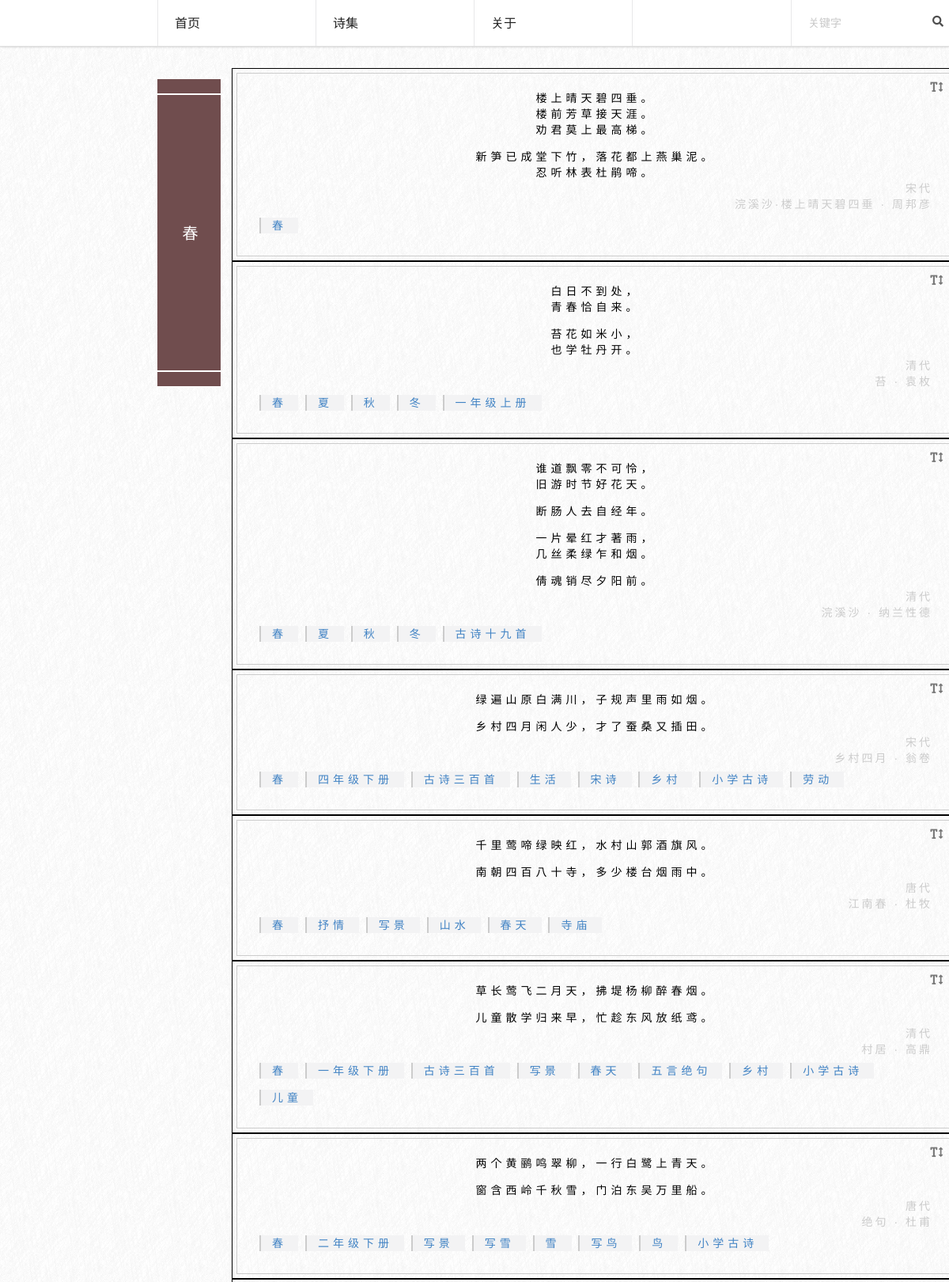
The app's page /list/春/ (upper part) with its own data.
### web/models.py (models this page shows, shortened)
class Tag(models.Model):
    name = models.CharField(max_length=25)
    class Meta:
        db_table = 'tag'

class Poetry(models.Model):
    title = models.CharField(max_length=45)
    author = models.CharField(max_length=20)
    dynasty = models.CharField(max_length=20)
    tags = models.ManyToManyField(Tag)
    content = models.TextField()
    class Meta:
        db_table = 'poetry'

### web/views.py (the view)
# urls.py: url(r'^list/(?P<tag_name>.*)/', list_view),
def list_view(request, tag_name):
    tag = Tag.objects.filter(name=tag_name).first()
    poetrys = Poetry.objects.filter(tags__in=[tag])
    for i in poetrys:
        i.content = i.content.replace('？', '？\n')
        i.content = i.content.replace('。', '。\n')
        i.content = i.content.replace('！', '！\n')
    return render_to_response('list.html', locals())

### web/templates/list.html (shortened to what this page needs)
{% extends "base.html" %}
{% block content %}
        <div class="ui stackable grid" style="padding: 0;margin: 0!important;">
            <div class="four wide column">
                <div class="box-wrapper">
                    <div class="top"></div>
                    <div class="middle uu kaiti">{{ tag.name }}</div>
                    <div class="bottom"></div>
                </div>
            </div>
            <div id="poetry-list" class="twelve wide column poetry-wrapper">
                    <div class="ui container">
                    {% for poetry in poetrys %}
                    <div style="width: 100%;">
                        <div class="today-wrapper">
                            <div class="body kaiti">
                                <i style="float: right;margin-top: -1em; margin-right: -1em;cursor: pointer;" class="grey text height icon"></i>
                                <div class="content">{{ poetry.content|linebreaks }}</div>
                                <div class="meta">
                                        <div class="dynasty">{{ poetry.dynasty }}</div>
                                    <span class="title">{{ poetry.title }} · {{ poetry.author }}</span>
                                </div>
                                <div class="tags">
                                    {% for tag in poetry.tags.all %}
                                    <a href="/list/{{ tag.name }}/"><div class="tag">{{ tag.name }}</div></a>
                                    {% endfor %}
                                </div>
                            </div>
                        </div>
                    </div>
                    {% endfor %}
                </div>
            </div>
        </div>
{% endblock %}

### web/static/css/global.css (style rules this page uses)
body { background: url('../images/bg.png'); }
.kaiti { font-family: "STKaiti","KaiTi","Microsoft YaHei","微软雅黑",Arial,sans-serif!important; }
.today-wrapper { border: 1px solid #000; padding: 5px; }
.today-wrapper:first-child { margin-top: 0; }
.today-wrapper .body { border: 1px solid #cccccc; color: #000; }
.today-wrapper .body .content { margin-left: auto; margin-right: auto; text-align: center; overflow: auto; max-width: 100%; }
.today-wrapper .body .meta { text-align: right; color: #cccccc; letter-spacing: 3px; font-size: 14px; }
.uu { writing-mode: vertical-rl; -moz-writing-mode: vertical-rl; -webkit-writing-mode: vertical-rl; -o-writing-mode: vertical-rl; -ms-writing-mode: tb-rl; _writing-mode: tb-rl; }
.today-wrapper .body { padding: 1.5em 2em; font-size: 14px; line-height: 20px; letter-spacing: 5px; text-align: start; }
.box-wrapper { float: right; }
.box-wrapper .top,.box-wrapper .middle, .box-wrapper .bottom { height: 20px; background: #704d4e; border-bottom: 2px solid #fff; }
.box-wrapper .middle { height: 350px; padding: 1.5em; font-size: 20px; color: #fff; text-align: center; }
.poetry-wrapper .tags .tag { border-left: 2px solid #cccccc; padding: 0em 1em; background: #f3f3f4; margin: 0.5em 0em; display: inline-block; }
#poetry-list { text-align: center; height: 100%; overflow-y: auto; padding: 0!important; }

### records on screen
Tag: name "春"
Poetry: content "楼上晴天碧四垂。 楼前芳草接天涯。 劝君莫上最高梯。 新笋已成堂下竹，落花都上燕巢泥。 忍听林表杜鹃啼。", dynasty "宋代", title "浣溪沙·楼上晴天碧四垂", author "周邦彦"
Poetry: content "白日不到处， 青春恰自来。 苔花如米小， 也学牡丹开。", dynasty "清代", title "苔", author "袁枚"
Tag: name "夏"
Tag: name "秋"
Tag: name "冬"
Tag: name "一年级上册"
Poetry: content "谁道飘零不可怜， 旧游时节好花天。 断肠人去自经年。 一片晕红才著雨， 几丝柔绿乍和烟。 倩魂销尽夕阳前。", dynasty "清代", title "浣溪沙", author "纳兰性德"
Tag: name "古诗十九首"
Poetry: content "绿遍山原白满川，子规声里雨如烟。 乡村四月闲人少，才了蚕桑又插田。", dynasty "宋代", title "乡村四月", author "翁卷"
Tag: name "四年级下册"
Tag: name "古诗三百首"
Tag: name "生活"
Tag: name "宋诗"
Tag: name "乡村"
Tag: name "小学古诗"
Tag: name "劳动"
Poetry: content "千里莺啼绿映红，水村山郭酒旗风。 南朝四百八十寺，多少楼台烟雨中。", dynasty "唐代", title "江南春", author "杜牧"
Tag: name "抒情"
Tag: name "写景"
Tag: name "山水"
Tag: name "春天"
Tag: name "寺庙"
Poetry: content "草长莺飞二月天，拂堤杨柳醉春烟。 儿童散学归来早，忙趁东风放纸鸢。", dynasty "清代", title "村居", author "高鼎"
Tag: name "一年级下册"
Tag: name "五言绝句"
Tag: name "儿童"
Poetry: content "两个黄鹂鸣翠柳，一行白鹭上青天。 窗含西岭千秋雪，门泊东吴万里船。", dynasty "唐代", title "绝句", author "杜甫"
Tag: name "二年级下册"
Tag: name "写雪"
Tag: name "雪"
Tag: name "写鸟"
Tag: name "鸟"
